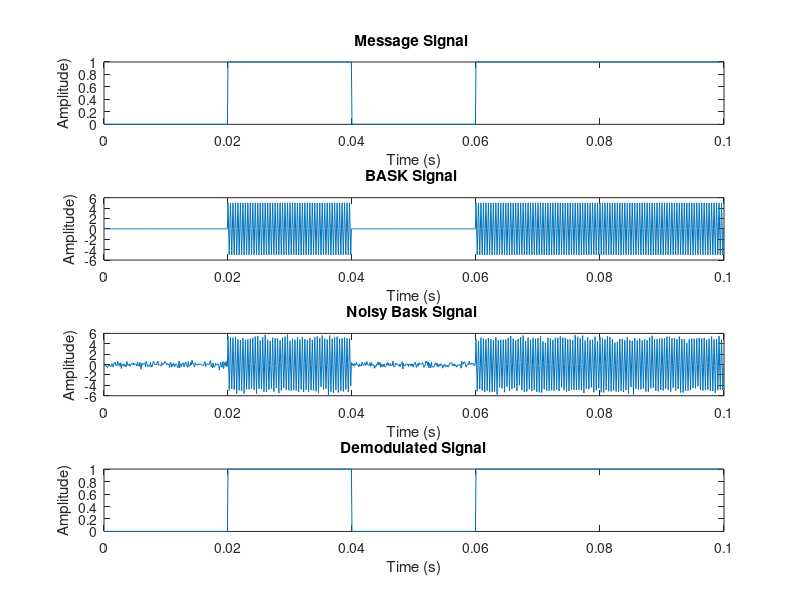

Write the MATLAB code that produced this figure.
clear all; clc; close all;
%%
b = [0 1 0 1 1];
bit_duration = 20e-3;
Fs = 10e3;
%sampling frequency 10e3
t = 0:1/Fs:(length(b)*bit_duration)-(1/Fs); 

%% 
reshaped_data = reshape(b, length(b), 1); 
sample_per_bit = bit_duration * Fs;
m = repmat(reshaped_data, 1, sample_per_bit);
m = reshape(m', 1, []); 
%information bit 0 represent 0V amplitude level 
% information bit 1 represent 5V
fc = 2.5e3;
carrier = cos(2*pi*fc.*t);
bask = m.*cos(2*pi*fc.*t);
bask = bask *5;
% figure;
% plot(t,bask)

%% noise
%use randi - 10db snr
%10db snr 10log10(P) power = 10
%randi([0 1],length(b))

%bask_noisy = bask + noise;
noisy = awgn(bask,10);



%% demodulation

Ith = 0.5; %for binary threshold value 
maximum_lag = 0;
demodulated_signal = zeros(1,length(b));

for i=1:length(b)
    noisy_signal = noisy((i-1)*sample_per_bit + (1:sample_per_bit));

    [correlation lags]= xcorr(noisy_signal,carrier(1:sample_per_bit),maximum_lag);
    
    demodulated_signal(i) = sum(abs(correlation));
end

l_th = max(demodulated_signal)/2; 
demod = zeros(1,length(b)); 

%%
for i = 1:length(b)
if demodulated_signal(i) > l_th 
    demod(i) = 1; 
else 
    demod(i) = 0; 
end
end

reshaped_demod = reshape(demod, length(demod), 1); 
demodulated_org_2 = repmat(reshaped_demod, 1, sample_per_bit); 
demodulated_last_2 = reshape(demodulated_org_2', 1, []); 




%% plotting
figure()
subplot(411);
plot(t,m)
xlabel("Time (s)")
ylabel("Amplitude)")
title("Message Signal ")
subplot(412);
plot(t,bask);
xlabel("Time (s)")
ylabel("Amplitude)")
title("BASK Signal ")
subplot(413);
plot(t,noisy);
xlabel("Time (s)")
ylabel("Amplitude)")
title("Noisy Bask Signal ")
subplot(414);
plot(t,demodulated_last_2)
xlabel("Time (s)")
ylabel("Amplitude)")
title("Demodulated Signal")

%% FSK

f0 = 0.5e3;
f1 = 0.75e3;

carrier0=cos(2*pi*f0*t);
carrier1=cos(2*pi*f1*t);


